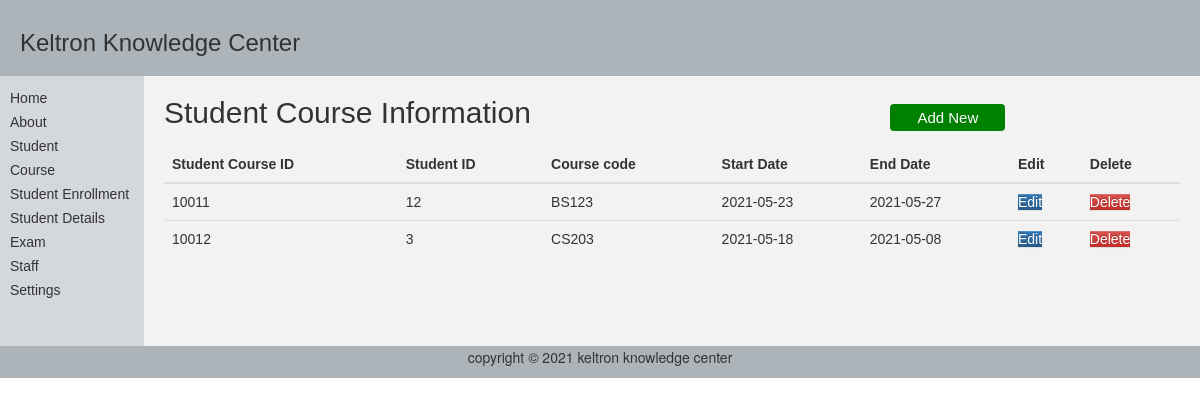
The app's page /views/student_course/studentCourse_view_all.php, older data.
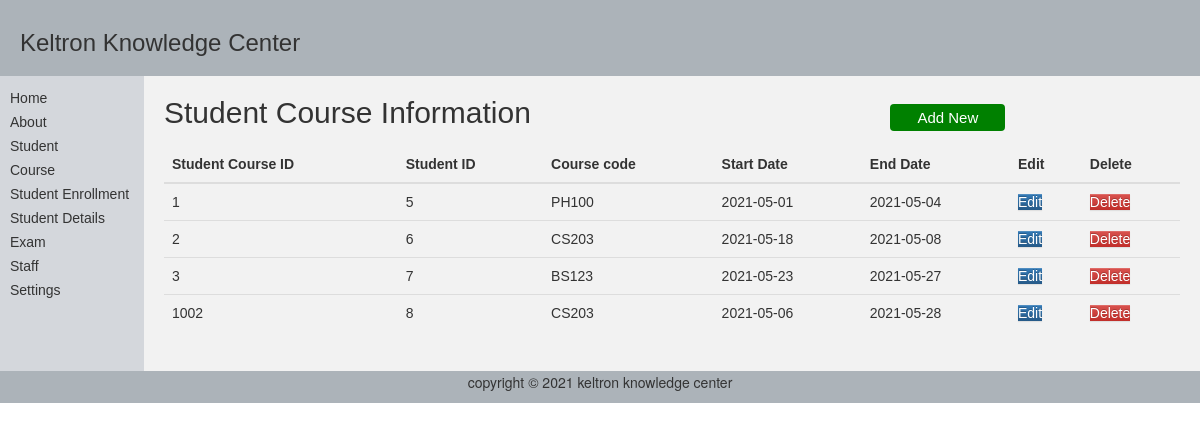
The same page, newer data.
### tables this page shows
CREATE TABLE `student_course_details` (
  `student_course_id` int(11) UNSIGNED NOT NULL,
  `student_id` int(10) UNSIGNED NOT NULL,
  `course_id` int(11) UNSIGNED NOT NULL,
  `course_code` varchar(15) NOT NULL,
  `start_date` date NOT NULL,
  `end_date` date NOT NULL,
  `updated_by` varchar(15) DEFAULT NULL,
  `updated_on` timestamp NULL DEFAULT current_timestamp() ON UPDATE current_timestamp()
);

### db/DBConnection.class.php (called while the page is built, shortened)
<?php
class DBConnection{
    public static $servername = "localhost";
	public static $username = "root";
	public static $password = "";
	public static $dbase = "KeltronDB";
	static function  getConnect(){
		$connection = new mysqli(self::$servername, self::$username, self::$password,self::$dbase );
		return $connection;
	}
	static function execQery($sql){
		try{
			$result = null;
			$conn = self::getConnect();
			if ($conn->connect_error) {
	  				$result = null;
				}
			else{
					$result = $conn->query($sql);
				}
		}
		catch(Exception $e) {
  			$result = null;
		}
		return $result;
	}
}
?>

### service/studentCourseService.php (called while the page is built, shortened)
<?php
require_once( ROOT_DIR.'/../db/DBConnection.class.php' );
class StudentCourseService{
function getStudentCourses(){
	$sql  =  "select * from student_course_details order by student_course_id";
	$result = DBConnection::execQery($sql);
	return $result;
}
}
?>

### views/student_course/studentCourse_view_all.php (the view, shortened to what this page needs)
<?php
    require_once( ROOT_DIR.'/../service/studentCourseService.php' );
?>
<!DOCTYPE html>
<html lang="en">
<head>
<link rel="stylesheet"
      href="http://netdna.bootstrapcdn.com/bootstrap/3.1.0/css/bootstrap.min.css">
<link rel="stylesheet"
     href="http://netdna.bootstrapcdn.com/bootstrap/3.1.0/css/bootstrap-theme.min.css">
</head>
<body style="margin:0px;">
    <table   style="width:100%; border-collapse:collapse; font:14px Arial,sans-serif;">
        <tr>
            <td colspan="3" style="padding:10px 20px; background-color:#acb3b9;">
                <h1 style="font-size:24px;"> Keltron Knowledge Center</h1>
            </td>
        </tr>
        <tr style="height:270px;">
            <td style="width:12%; padding:10px 10px; background-color:#d4d7dc; vertical-align: top;">
                <ul style="list-style:none; padding:0px; line-height:24px;">
                   <?php require_once( ROOT_DIR.'/../views/includes/menu.php' ); ?>
                </ul>
            </td>
            <td style="padding:20px; background-color:#f2f2f2; vertical-align:top;">
                <hh>Student Course Information</hh>
                <a href="studentcourse_create.php"; ><button class=button><span>Add New</span></button></a>
                <table class="table">
                        <thead>
                            <tr>
                                <th>Student Course ID</th>
                                <th>Student ID</th>
                                <th>Course code</th>
                                <th>Start Date</th>
                                <th>End Date</th>
                                <th>Edit</th>
                                <th>Delete</th>
                            </tr>
                        </thead>
                        <tbody>
                <?php
                 $studentCourseService = new StudentCourseService();
                 $result = $studentCourseService->getStudentCourses();
                 if($result != null){
                     if ($result->num_rows > 0) {
                       while($row = $result->fetch_assoc()) {
                            ?>
                            <tr>
                                <td><?php echo $row["student_course_id"]; ?></td>
                                <td><?php echo $row["student_id"]; ?></td>
                                <td><?php echo $row["course_code"]; ?></td>
                                <td><?php echo $row["start_date"]; ?></td>
                                <td><?php echo $row["end_date"]; ?></td>
                                <td><a class="btn-primary" href='studentCourse_edit.php?student_course_id=<?php echo $row["student_course_id"];  ?>' >Edit</a></td>
                                <td><a class="btn-danger" onclick="return confirm('Are you sure you want to delete this item?');" href='studentCourse_delete.php?student_course_id=<?php echo $row["student_course_id"];  ?>'  >Delete</a></td>
                            </tr>
                            <?php
                                        }
                                 } else {
                                    ?>
                                        <tr>
                                            <td colspan="8"> No Records Found !</td>
                                        </tr>
                                    <?php
                                 }
                                }else{
                                    ?>
                                    <tr>
                                         <td colspan="8"> Server busy try again later !</td>
                                    </tr>
                                 <?php
                            }
                            ?>
                        </tbody>
                </table>
            </td>
        </tr>
        <table border="0" width="100%" >
        <tr>
            <td colspan="3" style="padding:1px; background-color:#acb3b9; text-align:center;">
                <p>copyright &copy; <?php echo date("Y"); ?> keltron knowledge center</p>
            </td>
        </tr>
    </table>
</body>
</html>

### views/includes/menu.php
<ul style="list-style:none; padding:0px; line-height:24px;">
                    <li><a href="ROOT_DIR./../../login/login.php" style="color:#333;">Home</a></li>
                    <li><a href="#" style="color:#333;">About</a></li>
                    <li><a href="#" style="color:#333;">Student</a></li>
                    <li><a href="ROOT_DIR./../../course_details/course_view_all.php" style="color:#333;">Course</a></li>
                    <li><a href="ROOT_DIR./../../student_course/studentCourse_view_all.php" style="color:#333;">Student Enrollment</a></li>
                    <li><a href="ROOT_DIR./../../student_personal_details/student_personal_details_view_all.php" style="color:#333;">Student Details</a></li>
                    <li><a href="ROOT_DIR./../../exam_details/exam_View_All.php" style="color:#333;">Exam</a></li>
                    <li><a href="ROOT_DIR./../../staff_details/staff_View_All.php" style="color:#333;">Staff</a></li>
                    <li><a href="ROOT_DIR./../../login/change_password.php" style="color:#333;">Settings</a></li>
                </ul>

### views/student_course/studentCourse_view_all.php (style rules this page uses)
.button { border-radius: 4px; background-color: #008000; border: none; color: #FFFFFF; text-align: center; font-size: 15px; padding: 5px; width: 115px; transition: all 0.5s; cursor: pointer; margin: 5px; margin-left:35%; }
.button span { cursor: pointer; display: inline-block; position: relative; transition: 0.5s; }
.button span:after { content: '\00bb'; position: absolute; opacity: 0; top: 0; right: -20px; transition: 0.5s; }
hh { font-size: 30px; }

Row changes from the older to the newer data that the page shows:
removed student_course_details: student_course_id "10011", student "12", course_code "BS123", start_date "2021-05-23", end_date "2021-05-27"
removed student_course_details: student_course_id "10012", student "3", course_code "CS203", start_date "2021-05-18", end_date "2021-05-08"
added student_course_details: student_course_id "1", student "5", course_code "PH100", start_date "2021-05-01", end_date "2021-05-04"
added student_course_details: student_course_id "2", student "6", course_code "CS203", start_date "2021-05-18", end_date "2021-05-08"
added student_course_details: student_course_id "3", student "7", course_code "BS123", start_date "2021-05-23", end_date "2021-05-27"
added student_course_details: student_course_id "1002", student "8", course_code "CS203", start_date "2021-05-06", end_date "2021-05-28"
